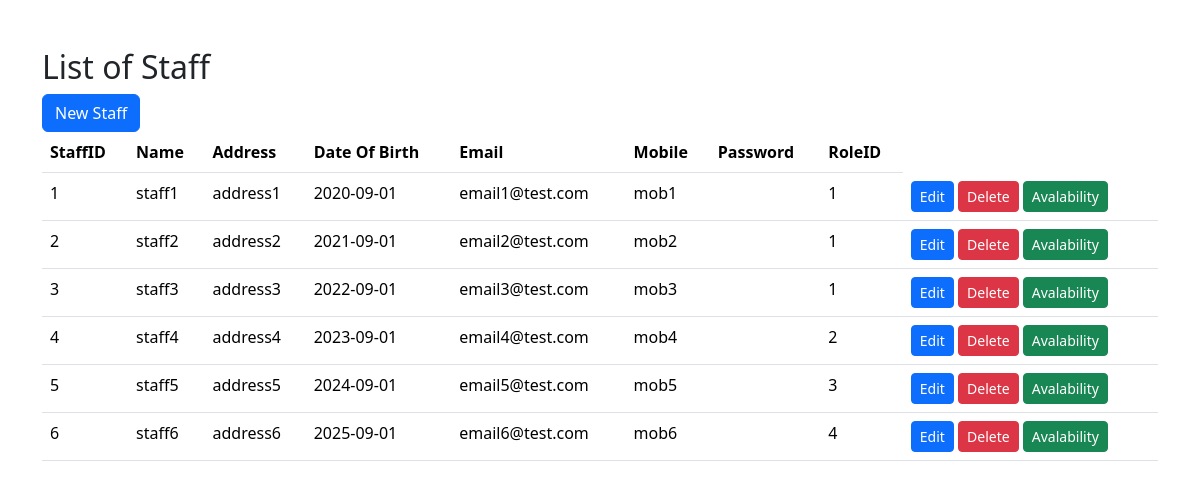
The page / on the database its author committed.
### tables this page shows
CREATE TABLE `staff` (
  `staffID` int(11) NOT NULL,
  `name` varchar(30) NOT NULL,
  `address` varchar(30) DEFAULT NULL,
  `dateOfBirth` date DEFAULT NULL,
  `email` varchar(30) NOT NULL,
  `mob` varchar(10) NOT NULL,
  `password` varchar(10) NOT NULL,
  `roleID` int(11) NOT NULL
);

### index.php (the view, shortened to what this page needs)
<!DOCTYPE html>
<html lang="en">
<head>
    <link rel="stylesheet" href="https://cdn.jsdelivr.net/npm/bootstrap@5.3.3/dist/css/bootstrap.min.css">
</head>
<body>
    <div class="container my-5">
        <h2 >List of Staff</h2>
        <a class="btn btn-primary" href="/fastfood/create.php" role="button">New Staff</a>
        <br>
        <table class="table">
            <thead>
                <tr>
                    <th>StaffID</th>
                    <th>Name</th>
                    <th>Address</th>
                    <th>Date Of Birth</th>
                    <th>Email</th>
                    <th>Mobile</th>
                    <th>Password</th>
                    <th>RoleID</th>
                </tr>
            </thead>
            <tbody>
                <?php
                $servername = "localhost";
                $username = "root";
                $password = "";
                $database = "fastfood_xc";
                $connnection = new mysqli($servername, $username, $password, $database);
                $sql = "SELECT * FROM staff";
                $result = $connnection->query($sql);
                while($row = $result->fetch_assoc()) {
                echo"
                    <tr>
                    <td>$row[staffID]</td>
                    <td>$row[name]</td>
                    <td>$row[address]</td>
                    <td>$row[dateOfBirth]</td>
                    <td>$row[email]</td>
                    <td>$row[mob]</td>
                    <td>$row[password]</td>
                    <td>$row[roleID]</td>
                    <td>
                        <a class='btn btn-primary btn-sm' href='/fastfood/edit.php?staffID=$row[staffID]' role='button'>Edit</a>
                        <a class='btn btn-danger btn-sm' href='/fastfood/delete.php?staffID=$row[staffID]' role='button'>Delete</a>
                        <a class='btn btn-success btn-sm' href='/fastfood/availability.php?staffID=$row[staffID]' role='button'>Avalability</a>
                    </td>
                    </tr>
                ";
                }
            ?>
    </div>
</body>
</html>

### rows shown on the page
staff: staffID "1", name "staff1", address "address1", dateOfBirth "2020-09-01", email "email1@test.com", mob "mob1", roleID "1"
staff: staffID "2", name "staff2", address "address2", dateOfBirth "2021-09-01", email "email2@test.com", mob "mob2", roleID "1"
staff: staffID "3", name "staff3", address "address3", dateOfBirth "2022-09-01", email "email3@test.com", mob "mob3", roleID "1"
staff: staffID "4", name "staff4", address "address4", dateOfBirth "2023-09-01", email "email4@test.com", mob "mob4", roleID "2"
staff: staffID "5", name "staff5", address "address5", dateOfBirth "2024-09-01", email "email5@test.com", mob "mob5", roleID "3"
staff: staffID "6", name "staff6", address "address6", dateOfBirth "2025-09-01", email "email6@test.com", mob "mob6", roleID "4"
